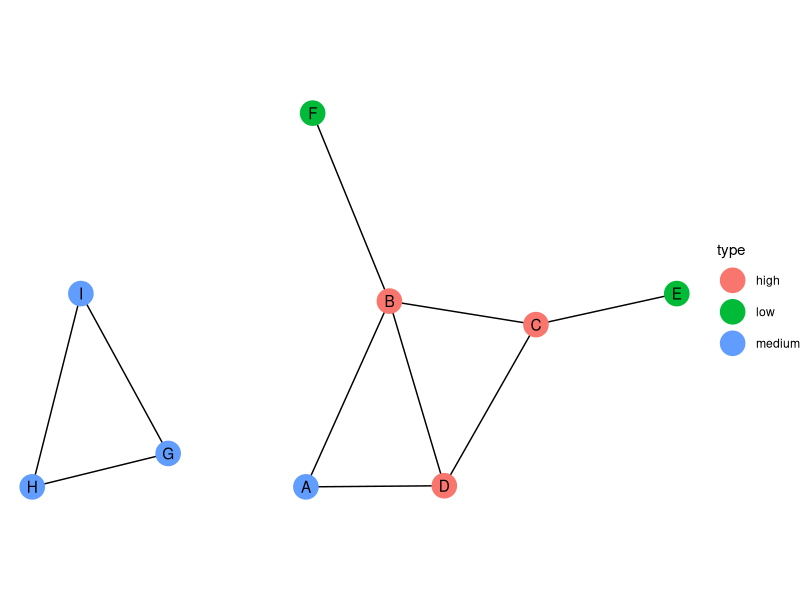
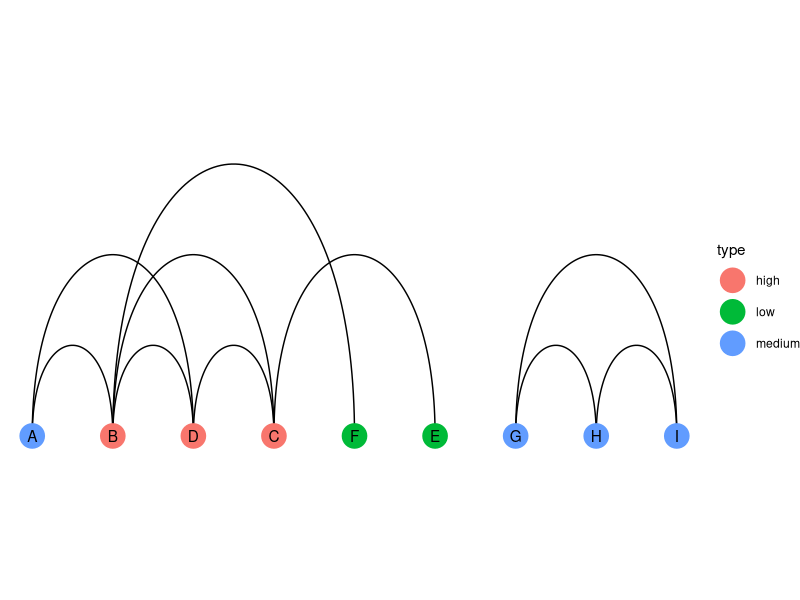
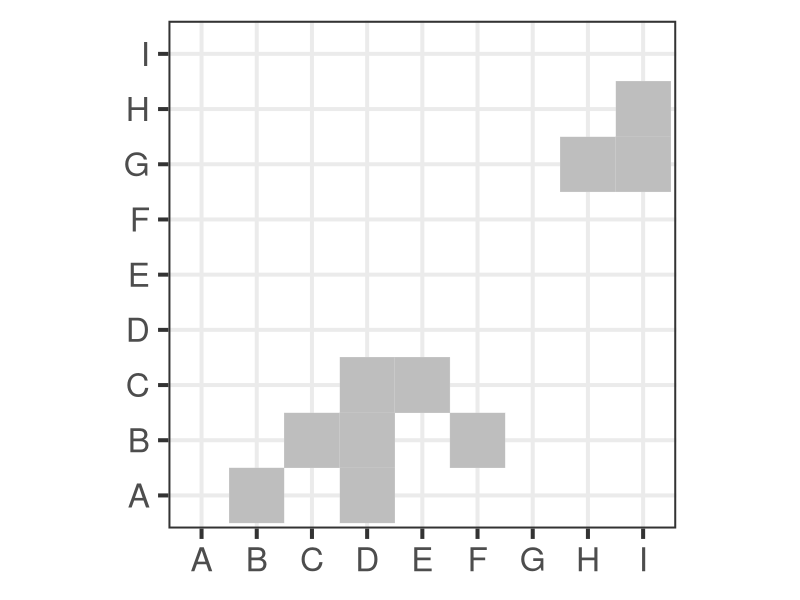
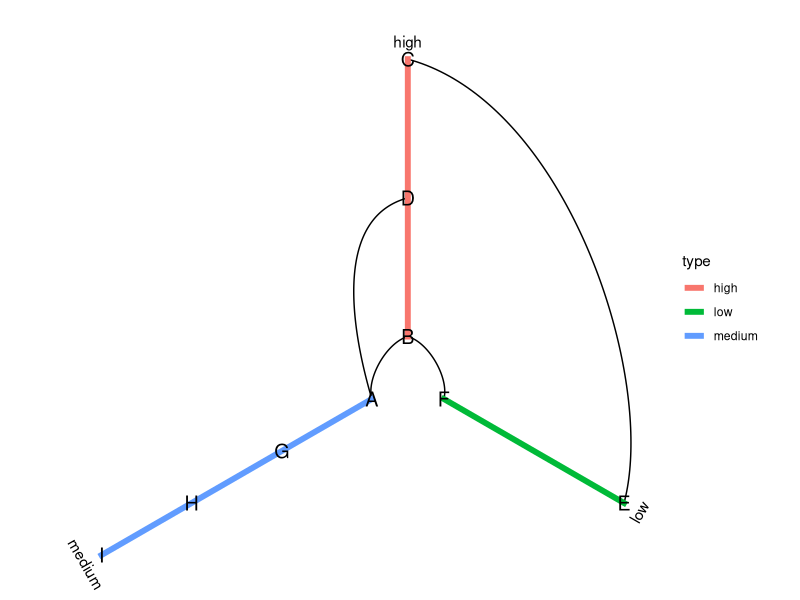
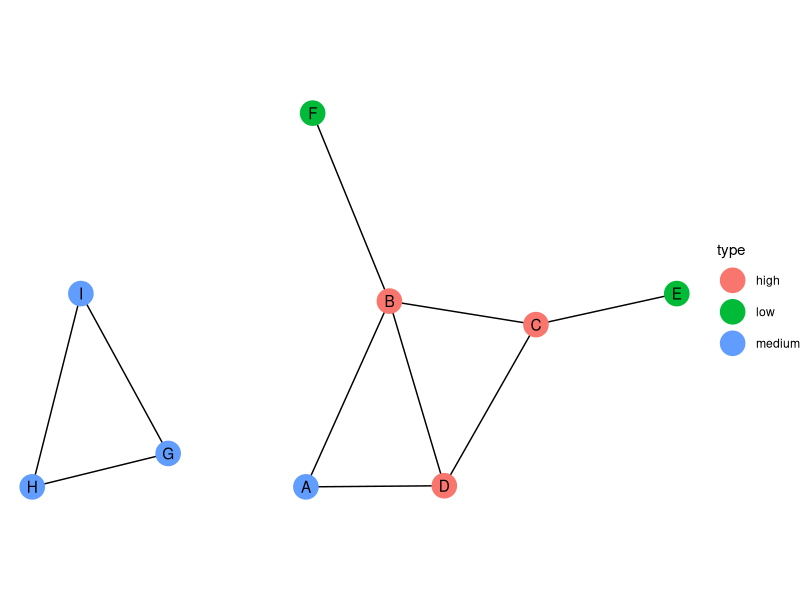
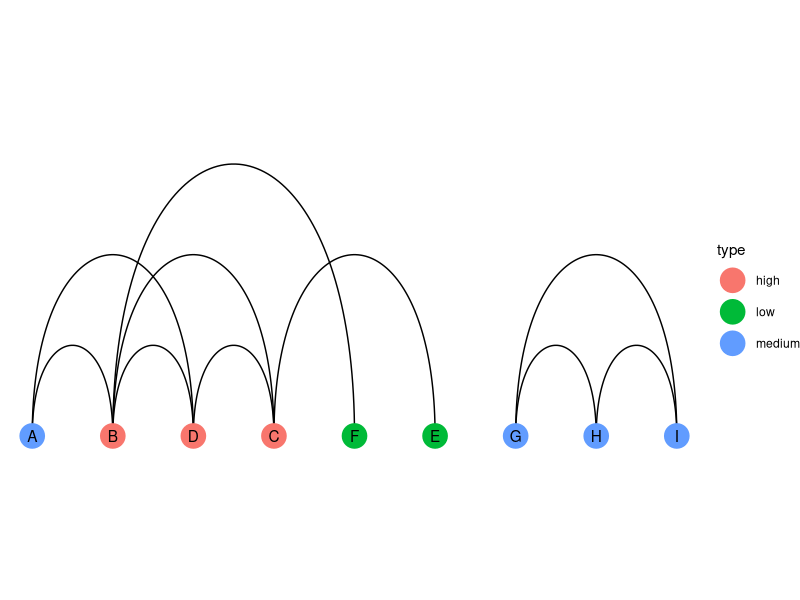
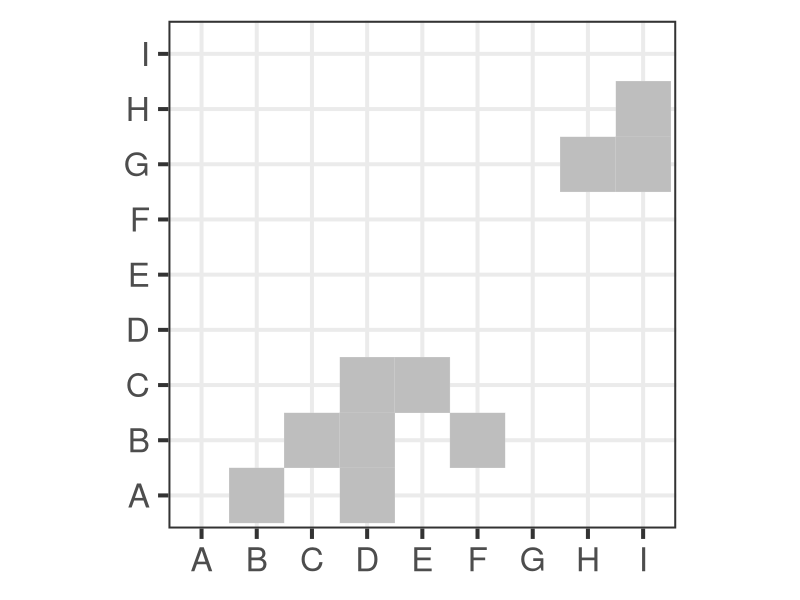
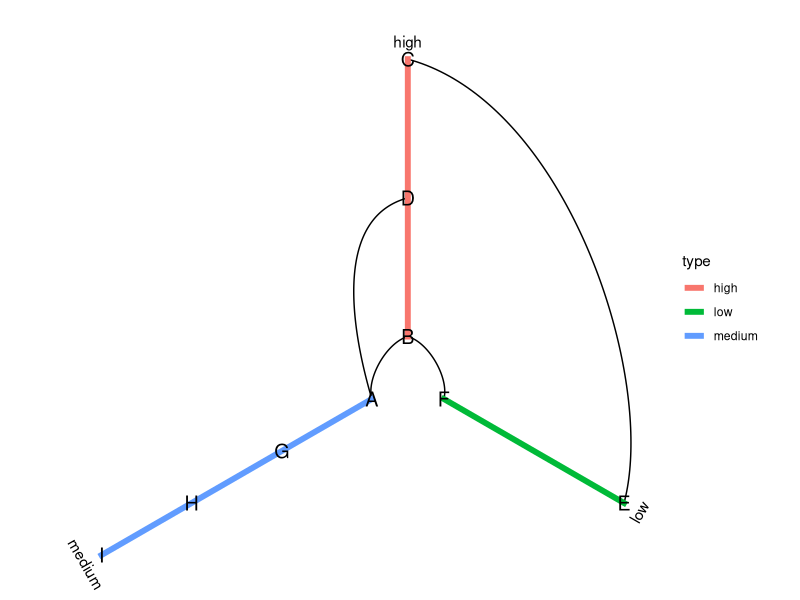

Write R code to recreate these figures, in order.
#
# Beispielnetzwerk erstellen und visualisieren
#

# Bibliotheken laden
library(igraph)
library(tidygraph)
library(ggplot2)
library(ggraph)
library(tidyverse)
library(ggforce)


# Kantenliste 
edges <- data.frame(
  source = c("A", "A", "B", "B", "B", "C", "C", "G", "G", "H"), 
  target = c("B", "D", "C", "D", "F", "D", "E", "H", "I", "I")
)

#nodes <- data.frame( 
#  id = c("A", "B", "C", "D", "E", "F", "G", "H", "I"), 
#  label = c("Person A", "Person B", "Person C", 
#            "Person D", "Person E", "Person F",
#            "Person G", "Person H", "Person I")
#)


# Graph-Objekt erstellen
graph <- tbl_graph(edges = edges, directed = FALSE)

graph <- graph %>% 
  mutate(degree = centrality_degree()) %>% 
  mutate(type = case_when(
    degree <= 1 ~ "low", 
    degree == 2 ~ "medium", 
    TRUE ~ "high"))

print(graph)

#
# Visualisierung ----
#

# 1. Simulation physikalischer Kräfte
ggraph(graph, layout = 'stress') + 
  geom_edge_link() + 
  geom_node_point(aes(color = type), size = 8) +
  geom_node_text(aes(label = name)) + 
  coord_fixed(1.5) +
  theme_void()

ggsave("forcedirected.png", dpi = 300)

# 2. Lineares Layout
ggraph(graph, layout = 'linear') + 
  geom_edge_arc() +
  geom_node_point(aes(color = type), size = 8) +
  geom_node_text(aes(label = name)) +
  coord_fixed(3) +
  theme_void()

ggsave("systematic.png", dpi = 300)


# 3. Heatmap 

ggplot(edges, aes(y = source, x = target))+
  geom_tile(color = "lightgray", fill = "gray") +
  scale_x_discrete(limits =  c("A", "B", "C", "D", "E", "F", "G", "H", "I")) +
  scale_y_discrete(limits = c("A", "B", "C", "D", "E", "F", "G", "H", "I")) +
  theme_bw(base_size = 30) + 
  coord_fixed() +
  theme(
    axis.title.x = element_blank(),
    axis.title.y = element_blank()
  )

ggsave("heatmap.png", dpi = 300)

# 4. Hive-Plot
ggraph(graph, layout = 'hive', axis = type) + 
  geom_edge_hive() +
  geom_axis_hive(aes(colour = type), size = 2) +
  geom_node_text(aes(label = name), size = 5) + 
  coord_fixed(1) +
  theme_void()

ggsave("hive.png", dpi = 300)
